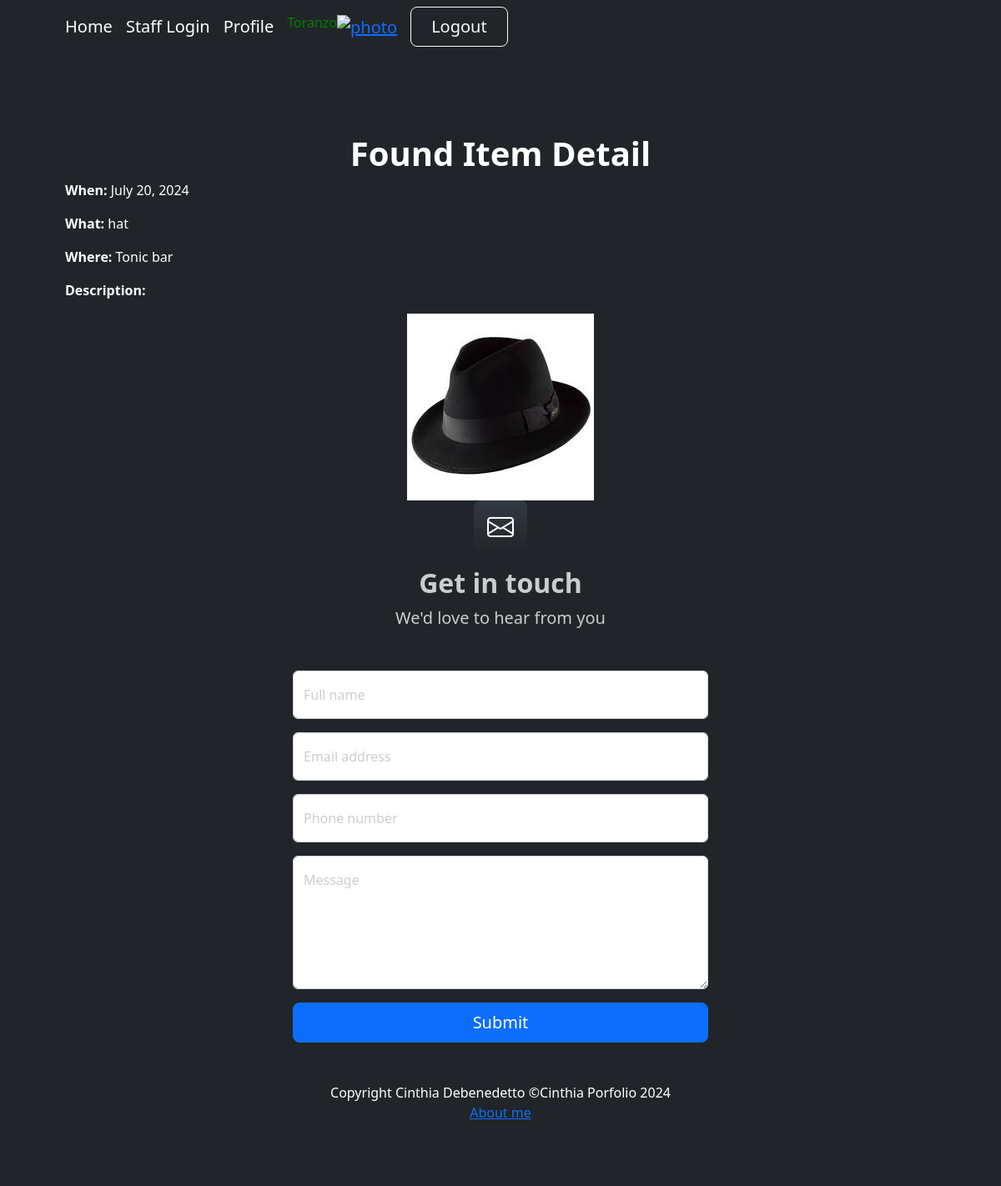
Screenshot of /found/2/ (signed in) with the database file from the repository.
### busqueda/models.py (models this page shows, shortened)
class Ifound(models.Model):
        LOCATIONS = [
                    ("Lobby", "Lobby"),
                     ("Tonic bar", "Tonic bar"),
                     ("Graze: Breakfast", "Graze: Breakfast"),
                     ("Underwater Observatory", "Underwater Observatory"),
                     ("North end Pool", "North end Pool"),
                     ("Salti: Restaurant", "Salti: Restaurant"),
                     ("Infinity: Restaurant", "Infinity: Restaurant"),
                     ("Kid's club", "Kid's club"),
                     ("Living reef center", "Living reef center"),
                     ("The Shake/Candy shop", "The Shake/Candy shop"),
                     ("Canopy wing: corridor", "Canopy wing: corridor"),
                     ("Driftwood wing: corridor", "Driftwood wing: corridor"),
                     ("Harbour wing: corridor", "Harbour wing: corridor"),
                     ("Transit Lounge", "Transit Lounge"),
                     ("Ferry", "Ferry"),
                     ("South end pool", "South end pool"),
                     ("Water sports", "Water sports"),
                     ("My room", "My room"),
                     ("Lover's Cove", "Lover's Cove"),
                     ("Rain forest walk", "Rain forest walk"),
                     ("Tennis/Basquet court", "Tennis/Basquet court"),
                     ("I don't know", "I don't know"),
    ]
        when = models.DateField(validators=[validate_past_date])
        what = models.CharField(max_length=60)
        where = models.CharField(max_length=60, choices=LOCATIONS, help_text="Select a place where you lost your item")
        color = models.CharField(max_length=50)
        model = models.CharField(max_length=60)
        size = models.CharField(max_length=60)
        description = models.TextField(verbose_name="Description", help_text="Optional: Complete a short description of item", blank=True, null=True)
        photo = models.ImageField(upload_to='found_photos/', blank=True, null=True, help_text='Opcional: load a photo of the item')
        returned_owner = models.BooleanField(default=False)
        class Meta:
            verbose_name = "Found Property"
            verbose_name_plural = "Found Properties"
            ordering = ["when", "what"]

### busqueda/views.py (the view)
# urls.py: path('found/<int:pk>/', foundDetail, name='found_detail'),# URL para la vista de detalle del ítem encontrado
@login_required
def foundDetail(request, pk):
    found = get_object_or_404(Ifound, pk=pk)
    return render(request, 'busqueda/found_detail.html', {'found': found})

### busqueda/templates/busqueda/found_detail.html (shortened to what this page needs)
{% extends "busqueda/index.html" %}
{% block titulo %}
<h1 class="display-10 fw-bolder text-white">Found Item Detail</h1>
{% endblock titulo %}
{% block contenido %}
    <p class="text-white" style="text-align: left;"><strong>When:</strong> {{ found.when }}</p>
    <p class="text-white" style="text-align: left;"><strong>What:</strong> {{ found.what }}</p>
    <p class="text-white" style="text-align: left;"><strong>Where:</strong> {{ found.where }}</p>
    <p class="text-white" style="text-align: left;"><strong>Description: </strong>{{ found.description }}</p>
    {% if found.photo %}
                <img src="{{ found.photo.url }}" alt="Item Photo">
    {% endif %}
{% endblock contenido %}

### busqueda/templates/busqueda/index.html (shortened to what this page needs)
<!DOCTYPE html>
<html lang="en">
    <head>
        {% load static %}
        <link href="https://cdn.jsdelivr.net/npm/bootstrap-icons@1.4.1/font/bootstrap-icons.css" rel="stylesheet" />
        <link href="{% static 'css/styles.css'%}" rel="stylesheet" />
        <link rel="stylesheet" href="https://cdnjs.cloudflare.com/ajax/libs/font-awesome/6.4.0/css/all.min.css">
        <link rel="stylesheet" href="https://code.jquery.com/ui/1.12.1/themes/base/jquery-ui.css">
</head>
    </head>
    <body>
        <nav class="navbar navbar-expand-lg navbar-dark bg-dark">
            <div class="container px-5">
                <a class="navbar-brand" href="{% url 'home' %}">Home</a>
                <a class="navbar-brand" href="{% url 'admin' %}">Staff Login</a>
                {% if user.is_authenticated %}
               <a class="navbar-brand" href="{% url 'perfil' %}">Profile</a>
                    <h6 style="color:green">{{user.last_name}}</h6>
                    <div class="navbar-brand">
                        <a href= "{% url 'agregar_avatar'%}"><img src="{{request.session.avatar}}" height= "40px" weight="40px" alt="photo"></a>
                    </div>
                    {% endif %}
                <div class="collapse navbar-collapse" id="navbarSupportedContent">
                {% if user.is_authenticated %}
                <form method="post" action="{% url 'logout' %}">
                    <button type="submit" class="btn btn-outline-light btn-lg px-4" >Logout</button>
                  </form>
                </div>
                {% endif %}
                </div>
        </nav>
        <header class="bg-dark py-5">
            <div class="container px-5">
                <div class="row gx-5 justify-content-center">
                    <div class="col-lg-12">
                        <div class="text-center my-5">
                            {% block titulo %}{% endblock titulo %}
                            {% block contenido %}{% endblock contenido %}
    <section style="background-color: #212529">
        <div>
            <div class="text-center mb-5" >
                <div class="feature bg-primary bg-gradient text-white rounded-3 mb-3"><i class="bi bi-envelope"></i></div>
                <h2 class="fw-bolder">Get in touch</h2>
                <p class="lead mb-0">We'd love to hear from you</p>
            </div>
            <div class="row gx-5 justify-content-center">
                <div class="col-lg-6">
                    <form method="post" action="{% url 'contactar' %}">
                        <div class="form-floating mb-3">
                            <input class="form-control" id="name" type="text" name="name" placeholder="Enter your name..." required />
                            <label for="name">Full name</label>
                        </div>
                        <div class="form-floating mb-3">
                            <input class="form-control" id="email" type="email" name="email" placeholder="name@example.com" required />
                            <label for="email">Email address</label>
                        </div>
                        <div class="form-floating mb-3">
                            <input class="form-control" id="phone" type="tel" name="phone" placeholder="(123) 456-7890" required />
                            <label for="phone">Phone number</label>
                        </div>
                        <div class="form-floating mb-3">
                            <textarea class="form-control" id="message" name="message" placeholder="Enter your message here..." style="height: 10rem" required></textarea>
                            <label for="message">Message</label>
                        </div>
                        <div class="d-grid">
                            <button class="btn btn-primary btn-lg" type="submit">Submit</button>
                        </div>
                    </form>
                </div>
            </div>
        </div>
    </section>
        <footer class="py-5 bg-dark">
            <div class="container px-5"><p class="m-0 text-center text-white">Copyright Cinthia Debenedetto &copy;Cinthia Porfolio 2024</p></div>
            <a class="row gx-5 justify-content-center" href="{% url 'aboutme' %}">About me</a>
        </footer>
    </body>
</html>

### rows the page displays
Ifound: when "July 20, 2024", what "hat", where "Tonic bar", photo (picture)

### other values shown
{{ user.last_name }} "Toranzo"
